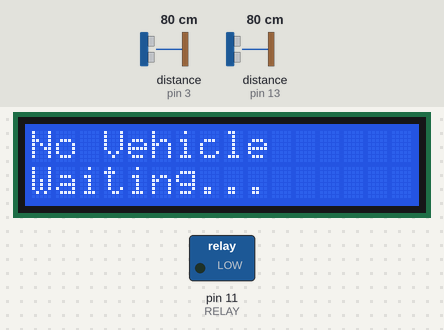
Bench run of a sketch on a simulated Arduino Uno, built with avr-gcc and run on an emulated ATmega328P. Shown: 16×2 character LCD, switched loads named in the sketch (green lamp = pin HIGH). Wiring (inferred from the names in the program): 2 × ultrasonic range finder: trigger pin 2, echo pin 3 / trigger pin 12, echo pin 13. Inputs (shaded band) come from the test bench; at power-on: distance to the obstacle (sensors on pin 13, pin 3) 80 cm. The echo pulse lasts 58.3 µs per cm; pins used as bus, display or sensor lines are not drawn.

Above: at 3.2 s.
3.3 s: distance to the obstacle (sensor on pin 13) set to 23 cm
4.8 s: distance to the obstacle (sensor on pin 13) set to 18 cm
At 5.5 s:
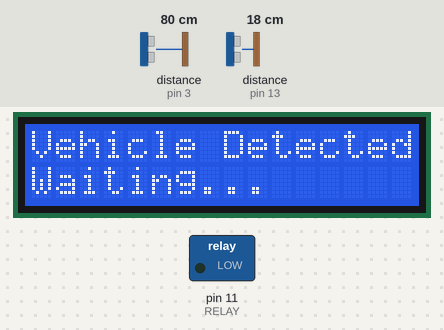
At 6.0 s:
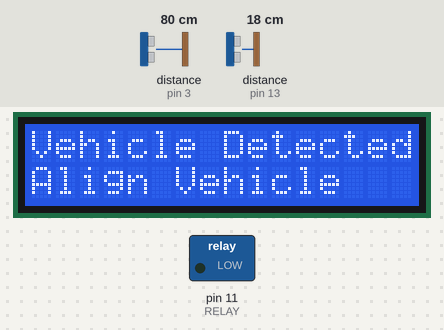
7.1 s: distance to the obstacle (sensor on pin 3) set to 34 cm
8.8 s: distance to the obstacle (sensor on pin 3) set to 29 cm
At 10.4 s:
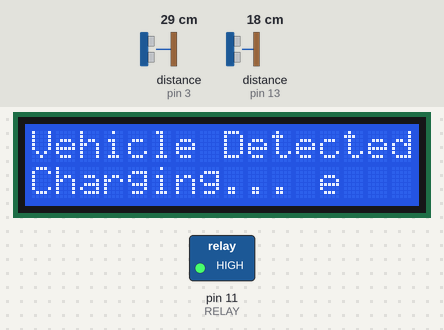
11.2 s: distance to the obstacle (sensor on pin 3) set to 8 cm
12.9 s: distance to the obstacle (sensor on pin 3) set to 5 cm
At 14.5 s:
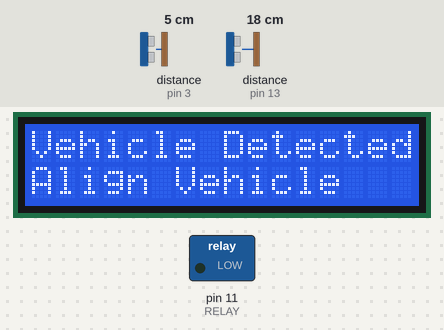
Timing chart, 0 to 16.0 s (numbered marks = the images above; inputs shaded):
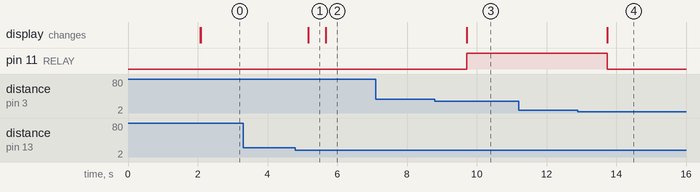

The sketch:

EV.ino
```cpp
#include <LiquidCrystal.h>

LiquidCrystal lcd(10, 9, 8, 7, 6, 5);

#define TRIG1 12
#define ECHO1 13
#define TRIG2 2
#define ECHO2 3
#define RELAY 11

long duration;
int distance;

void setup() {
  lcd.begin(16, 2);
  lcd.print("Wireless EV");
  lcd.setCursor(0, 1);
  lcd.print("Charging System");
  delay(2000);
  lcd.clear();

  pinMode(TRIG1, OUTPUT);
  pinMode(ECHO1, INPUT);
  pinMode(TRIG2, OUTPUT);
  pinMode(ECHO2, INPUT);
  pinMode(RELAY, OUTPUT);

  digitalWrite(RELAY, LOW);
}

int getDistance(int trigPin, int echoPin) {
  digitalWrite(trigPin, LOW);
  delayMicroseconds(2);
  digitalWrite(trigPin, HIGH);
  delayMicroseconds(10);
  digitalWrite(trigPin, LOW);

  duration = pulseIn(echoPin, HIGH);
  distance = duration * 0.034 / 2;
  return distance;
}

void loop() {
  int vehicleDetect = getDistance(TRIG1, ECHO1);
  int parkingDistance = getDistance(TRIG2, ECHO2);

  if (vehicleDetect < 20) {
    lcd.setCursor(0, 0);
    lcd.print("Vehicle Detected ");
    delay(500);

    if (parkingDistance > 5 && parkingDistance < 30) {
      lcd.setCursor(0, 1);
      lcd.print("Charging... ");
      digitalWrite(RELAY, HIGH);
    } else {
      lcd.setCursor(0, 1);
      lcd.print("Align Vehicle    ");
      digitalWrite(RELAY, LOW);
    }
  } else {
    lcd.clear();
    lcd.setCursor(0, 0);
    lcd.print("No Vehicle       ");
    lcd.setCursor(0, 1);
    lcd.print("Waiting...       ");
    digitalWrite(RELAY, LOW);
  }

  delay(500);
}
```

Measured:
- the behaviour switches between 21 and 20 cm on distance to the obstacle (sensor on pin 13) (found by bisection; images 0 and 1)
- the behaviour switches between 31 and 30 cm on distance to the obstacle (sensor on pin 3) (found by bisection; images 2 and 3)
- the behaviour switches between 7 and 6 cm on distance to the obstacle (sensor on pin 3) (found by bisection; images 3 and 4)
- after the input at 3.3 s, every drawn part: stays the same
- after the input at 4.8 s, the display: changes after 0.37 s (image 1)
- after the input at 7.1 s, every drawn part: stays the same
- after the input at 8.8 s, pin 11 (RELAY): LOW → HIGH after 0.91 s; the display: changes after 0.91 s (image 3)
- after the input at 11.2 s, every drawn part: stays the same
- after the input at 12.9 s, pin 11 (RELAY): HIGH → LOW after 0.84 s; the display: changes after 0.84 s (image 4)
- what the display in image 1 shows lasts 0.5 s, from 5.2 s to 5.7 s
